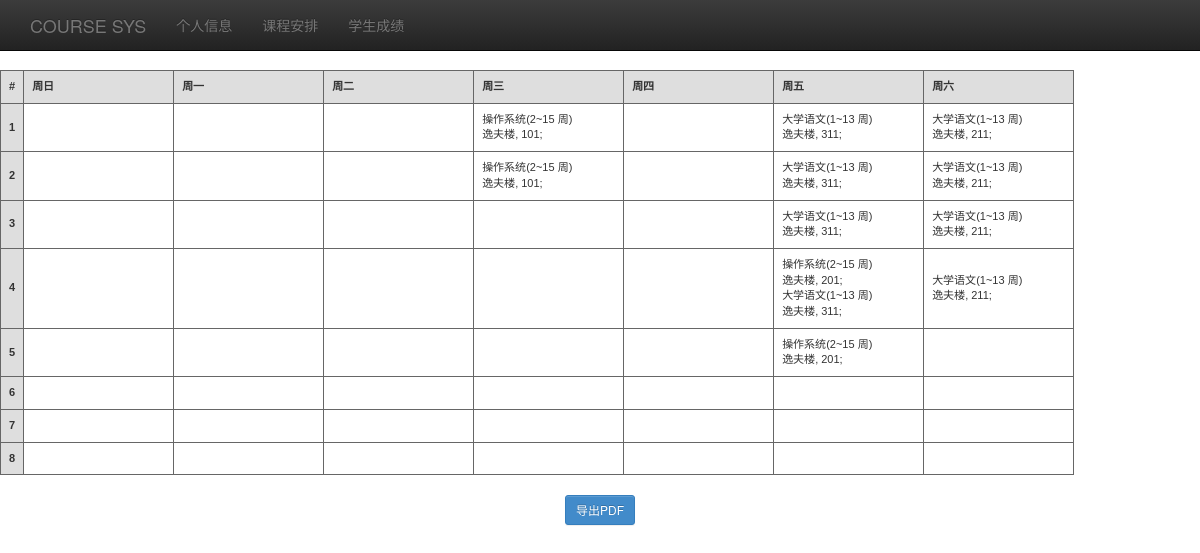
The app's page /courses_management.php (signed in) with its own data.
### tables this page shows
CREATE TABLE `t_course` (
  `Cno` int(11) NOT NULL auto_increment COMMENT '课程号',
  `Cname` varchar(20) NOT NULL COMMENT '课程名',
  `Ctype` int(11) default NULL COMMENT '课程类型',
  `Chour` int(11) default NULL COMMENT '课时',
  `Credit` int(11) default NULL COMMENT '学分',
  `Coursestart` int(11) default NULL COMMENT '开课时间',
  `Courseend` int(11) default NULL COMMENT '结课时间',
  `Price` double default NULL COMMENT '价格',
  `tno` int(11) default NULL COMMENT '任课教师',
  PRIMARY KEY  (`Cno`),
  KEY `fk_c_t_idx` (`tno`),
  CONSTRAINT `fk_c_t` FOREIGN KEY (`tno`) REFERENCES `t_teacher` (`Tno`) ON DELETE NO ACTION ON UPDATE NO ACTION
);

CREATE TABLE `course_detail` (
  `cno` int(11) NOT NULL,
  `days` int(11) NOT NULL,
  `starthour` int(11) NOT NULL,
  `hours` int(11) default NULL,
  `building` varchar(10) default NULL,
  `room` int(11) default NULL,
  PRIMARY KEY  (`cno`,`days`,`starthour`),
  CONSTRAINT `fk_cde_c` FOREIGN KEY (`cno`) REFERENCES `t_course` (`Cno`) ON DELETE NO ACTION ON UPDATE NO ACTION
);

### lib/db_operate.php (called while the page is built, shortened)
<?php
class ConnDB
{
    var $host;
    var $user;
    var $pwd;
    var $conn;
    public function setSqlStmt($sqlStmt)
    {
        $this->sqlStmt = $sqlStmt;
    }
    var $sqlStmt;
    public function __construct($host, $user, $pwd, $dbname)
    {
        $this->host = $host;
        $this->user = $user;
        $this->pwd = $pwd;
        $this->dbname = $dbname;
    }
    function getResult()
    {
        if (!empty($this->sqlStmt)) {
            $this->result = mysql_query($this->sqlStmt, $this->conn);
        }
    }
    function openConn()
    {
        $this->conn = mysql_connect($this->host, $this->user, $this->pwd) or die("数据库连接错误" . mysql_error());
    }
}
function getCourseInf($id)
{
    $db = new ConnDB(DB_HOST, DB_USER, DB_PASS, DB_NAME);
    $db->openConn();
    $db->setSqlStmt("select * from t_course where cno=$id");
    $db->getResult();
    $row = mysql_fetch_array($db->result);
    if (!$row) {
        $db->closeConn();
        return false;
    } else {
        $course = new Course();
        $course->id = $row['Cno'];
        $course->name = $row['Cname'];
        $course->credit = $row['Credit'];
        $course->type = $row['Ctype'];
        $course->hour = $row['Chour'];
        $course->startWeek = $row['Coursestart'];
        $course->endWeek = $row['Courseend'];
        $course->price = $row['Price'];
        $course->teacherId = $row['tno'];
        $course->courseDetail = array();
        $db->setSqlStmt("select * from course_detail where cno=$id");
        $db->getResult();
        $row = mysql_fetch_array($db->result);
        if ($row) {
            do {
                $detail = new CourseDetail();
                $detail->hour = $row['hours'];
                $detail->startHour = $row['starthour'];
                $detail->day = $row['days'];
                $detail->building = $row['building'];
                $detail->room = $row['room'];
                array_push($course->courseDetail, $detail);
            } while ($row = mysql_fetch_array($db->result));
        }
        return $course;
    }
}
function getTeacherCurrentCourse($id)
{
    $db = new ConnDB(DB_HOST, DB_USER, DB_PASS, DB_NAME);
    $db->openConn();
    $db->setSqlStmt("select cno from t_course where tno=$id");
    $db->getResult();
    $courseList = array();
    $row = mysql_fetch_array($db->result);
    if ($row) {
        do {
            array_push($courseList, $row[0]);
        } while ($row = mysql_fetch_array($db->result));
    }
    return $courseList;
}
?>

### courses_management.php (the view, shortened to what this page needs)
<?php
	include('lib\\db_operate.php');
	$teacher_num = $_SESSION['teacher_num'];
?>
<!DOCTYPE html>
<html lang="en">
	<head>
		<link href="css/bootstrap.min.css" rel="stylesheet">
		<link href="css/bootstrap-theme.min.css" rel="stylesheet">
		<link href="css/theme.css" rel="stylesheet">
		<link href="css/bootstrap.min.css" rel="stylesheet">
		<link href="css/bootstrap-toggle.css" rel="stylesheet">
		<link href="main-page.css" rel="stylesheet">
		</head>
	<body>
		<div id="table">
			<table class="gridtable">
				<thead>
					<tr>
						<th>#</th>
						<th>周日</th>
						<th>周一</th>
						<th>周二</th>
						<th>周三</th>
						<th>周四</th>
						<th>周五</th>
						<th>周六</th>
					</tr>
				</thead>
				<tbody>
					<?php
						$current_courses = getTeacherCurrentCourse($teacher_num);
						$schedule = array();
						for($i = 1; $i <= 8; ++$i)
							$schedule[$i] = array();
						foreach($current_courses as $course_id)
						{
							$course = getCourseInf($course_id);
							$courseDetail = $course->courseDetail;
							foreach($courseDetail as $detail)
								for($j = $detail->startHour; $j < $detail->startHour + $detail->hour; ++$j)
									$schedule[$j][$detail->day] .= "$course->name($course->startWeek~$course->endWeek 周)<br>$detail->building, $detail->room;<br>";
						}
						for($i = 1; $i <=8; ++$i)
						{
							echo "<tr><th>$i</th>";
							for($j = 0; $j < 7; ++$j)
								echo '<td>' . $schedule[$i][$j] . '</td>';
							echo '</tr>';
						}
					?>
				</tbody>
			</table>
		</div>
		<div style="margin:20px auto; width:70px"><button type="button" id="output" class="delete-course btn btn-sm btn-primary">导出PDF</button></div>
	</body>
</html>

### css/theme.css (style rules this page uses)
body { padding-top: 70px; padding-bottom: 30px; }

### courses_management.php (style rules this page uses)
table.gridtable { font-family: verdana,arial,sans-serif; font-size:11px; color:#333333; border-width: 1px; border-color: #666666; border-collapse: collapse; }
table.gridtable th { border-width: 1px; padding: 8px; border-style: solid; border-color: #666666; background-color: #dedede; text-a }
table.gridtable td { border-width: 1px; width: 150px; padding: 8px; border-style: solid; border-color: #666666; background-color: #ffffff; }

### records on screen
t_course: Cname "操作系统", Coursestart "2", Courseend "15"
course_detail: building "逸夫楼", room "101"
t_course: Cname "大学语文", Coursestart "1", Courseend "13"
course_detail: building "逸夫楼", room "311"
course_detail: building "逸夫楼", room "211"
course_detail: building "逸夫楼", room "201"
